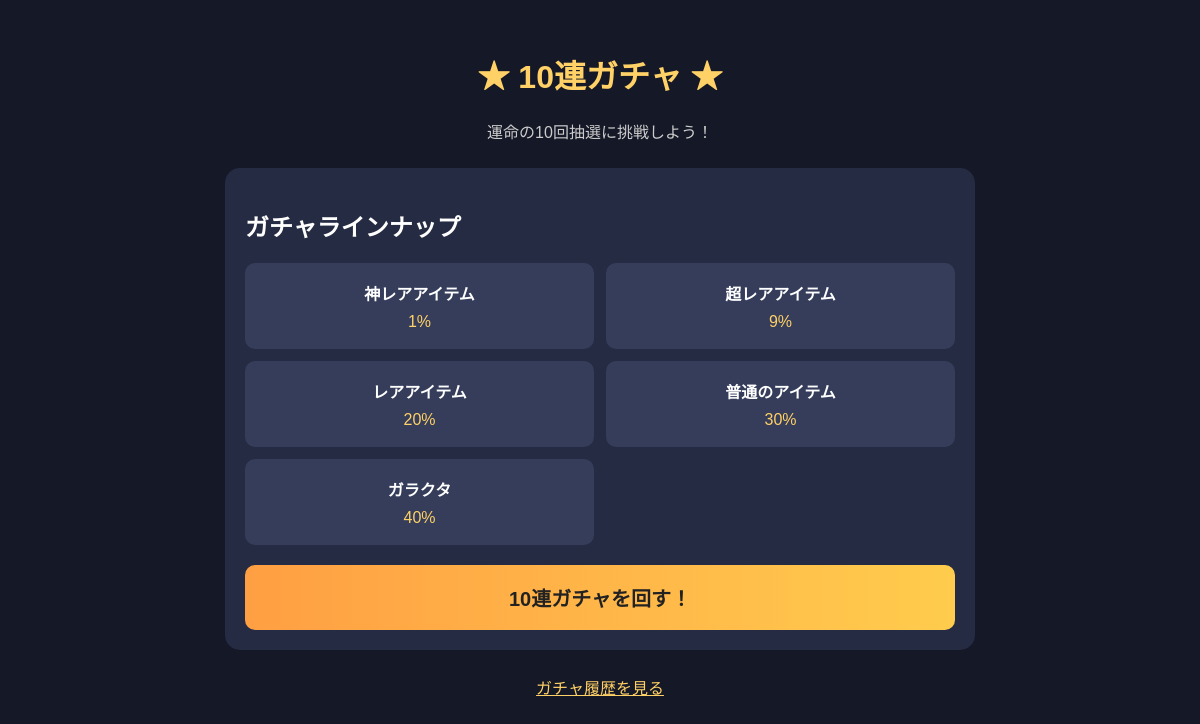
The page / on the database its author committed.
### tables this page shows
CREATE TABLE IF NOT EXISTS gacha_items (
    gacha_id INT NOT NULL,
    item_id INT NOT NULL,
    weight INT NOT NULL,
    PRIMARY KEY (gacha_id, item_id),
    FOREIGN KEY (item_id) REFERENCES items(item_id),
    CHECK (weight > 0)
);

CREATE TABLE IF NOT EXISTS items (
    item_id INT PRIMARY KEY,
    item_name VARCHAR(100) NOT NULL
);

### htdocs/index.php (the view, shortened to what this page needs)
<?php
require_once 'db.php';
$stmt = $pdo->prepare(
    "SELECT i.item_name, gi.weight
     FROM gacha_items gi
     INNER JOIN items i ON gi.item_id = i.item_id
     WHERE gi.gacha_id = 1
     ORDER BY gi.item_id"
);
$stmt->execute();
$lineup = $stmt->fetchAll();
$total = array_sum(array_column($lineup, 'weight'));
?>
<!DOCTYPE html>
<html lang="ja">
<head>
</head>
<body>
<div class="container">
<h1>★ 10連ガチャ ★</h1>
<p class="subtitle">運命の10回抽選に挑戦しよう！</p>
<div class="panel">
    <h2>ガチャラインナップ</h2>
    <div class="items">
        <?php foreach ($lineup as $item): ?>
            <div class="item">
                <strong>
                    <?= htmlspecialchars($item['item_name'], ENT_QUOTES, 'UTF-8') ?>
                </strong>
                <span class="rate">
                    <?= round($item['weight'] / $total * 100, 2) ?>%
                </span>
            </div>
        <?php endforeach; ?>
    </div>
    <form method="POST">
        <button type="submit">10連ガチャを回す！</button>
    </form>
</div>
<div class="links">
    <a href="history.php">ガチャ履歴を見る</a>
</div>
</div>
</body>
</html>

### htdocs/index.php (style rules this page uses)
* { box-sizing: border-box; }
body { margin: 0; padding: 30px 15px; background: #151827; color: #fff; font-family: sans-serif; }
.container { max-width: 750px; margin: auto; }
h1 { text-align: center; color: #ffd166; }
.subtitle { text-align: center; color: #ccc; }
.panel { background: #252b42; border-radius: 15px; padding: 20px; margin-top: 25px; }
button { display: block; width: 100%; padding: 18px; margin-top: 20px; border: none; border-radius: 10px; background: linear-gradient(90deg, #ff9f43, #ffcc4d); color: #222; font-size: 20px; font-weight: bold; cursor: pointer; }
.items { display: grid; grid-template-columns: repeat(2, 1fr); gap: 12px; }
.item { background: #353d5b; border-radius: 10px; padding: 18px 10px; text-align: center; }
.item strong { display: block; margin-bottom: 8px; }
.rate { color: #ffd166; }
.links { text-align: center; margin-top: 25px; }
a { color: #ffd166; }

### rows shown on the page
gacha_items: item.item_name "神レアアイテム", $item['weight']/$total*100 "1"
gacha_items: item.item_name "超レアアイテム", $item['weight']/$total*100 "9"
gacha_items: item.item_name "レアアイテム", $item['weight']/$total*100 "20"
gacha_items: item.item_name "普通のアイテム", $item['weight']/$total*100 "30"
gacha_items: item.item_name "ガラクタ", $item['weight']/$total*100 "40"
